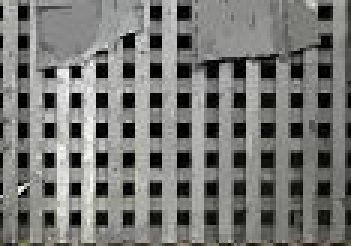
%> input picture texture_19_9_18/Smoothing/L0SmoothImg001.jpg, 117 x 82 px (shown 3 times larger)
$ octave dominant_texture_10_23.m   (GNU Octave 9; MATLAB toolbox functions it lacks are replaced by stand-ins)
%> lines starting %> are read from the running program, lines starting %| are printed output that depends on the picture; in (x1, y1, x2, y2) boxes, pixels count from 0 and x2, y2 are one past the last pixel; in counts of white or black regions, pixels touching at a corner belong together; the program's own positions count from 1
%> the answer given: Smoothing/L0SmoothImg001.jpg
%> further down, img_rgb is the input picture: size 82x117x3 uint8; mean R, G, B 118.8, 119.2, 116
### texture_19_9_18/Gradient_calculation.m
function [out_row,out_colum,out_final,out_eight_final]=Gradient_calculation(input)
[w,h]=size(input);
%> w = 82; h = 117
gradient_row=zeros(w,h);
gradient_column=zeros(w,h);
gradient_final=zeros(w,h);
%% 横、纵轴坐标分别相减，取其绝对值大的。 后一个坐标减去前一个坐标，没有考虑当前坐标与前一个坐标的差别
for i=1:w-1
    for j=1:h-1
        gradient_row(i,j)=input(i,j+1)-input(i,j);
        gradient_column(i,j)=input(i+1,j)-input(i,j);
        if(abs(gradient_row(i,j))>= abs(gradient_column(i,j)))
            gradient_final(i,j)=abs(gradient_row(i,j));
        else
            gradient_final(i,j)=abs(gradient_column(i,j));
        end
    end
end
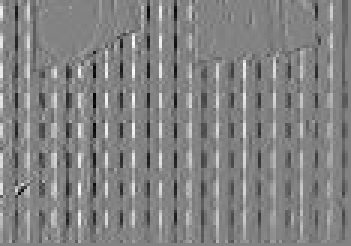
%> gradient_row: size 82x117 double (shown 3 times larger); min -217, max 206, mean -0.1; drawn with min black and max white
%% 另一个计算梯度的版本，即上一个版本的改进，考虑当前点的前后，上下坐标点
before_end=zeros(w,h);                               %当前值减去后一个值
end_before=zeros(w,h);                               %后一个值减去当前值
up_down=zeros(w,h);                                  %当前行减去后一行
for col=1:h-1
    before_end(:,col)=abs(input(:,col)-input(:,col+1));
    end_before(:,col)=input(:,col+1)-input(:,col);
end
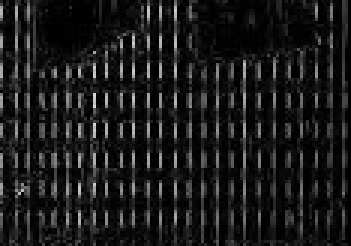
%> before_end: size 82x117 double (shown 3 times larger); min 0, max 217, mean 26.3
for row=1:w-1
    up_down(row,:)=abs(input(row,:)-input(row+1,:));
end
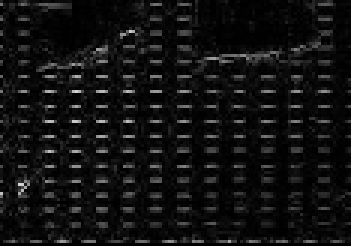
%> up_down: size 82x117 double (shown 3 times larger); min 0, max 212, mean 17.5
left=zeros(w,h);
right=zeros(w,h);
up=zeros(w,h);
down=zeros(w,h);

left(:,2:h)=before_end(:,1:h-1);
right(:,1:h-1)=before_end(:,1:h-1);
up(2:w,:)=up_down(1:w-1,:);
down(1:w-1,:)=up_down(1:w-1,:);


for i=1:w
    for j=1:h
       gradient_final(i,j)=max([left(i,j),right(i,j),up(i,j),down(i,j)]);
    end
end
%% 求其8邻域坐标差，取其绝对值最大的
input_append=zeros(w+2,h+2);
input_append(2:w+1,2:h+1)=input;
out_135=abs(imfilter(input_append,[-1 0 0;0 1 0;0 0 0]));
out_90=abs(imfilter(input_append,[0 -1 0;0 1 0;0 0 0]));
out_45=abs(imfilter(input_append,[0 0 -1;0 1 0;0 0 0]));
out_180=abs(imfilter(input_append,[0 0 0;-1 1 0;0 0 0]));
out_0=abs(imfilter(input_append,[0 0 0;0 1 -1;0 0 0]));
out_225=abs(imfilter(input_append,[0 0 0;0 1 0;-1 0 0]));
out_270=abs(imfilter(input_append,[0 0 0;0 1 0;0 -1 0]));
out_315=abs(imfilter(input_append,[0 0 0;0 1 0;0 0 -1]));
max_values=zeros(w+2,h+2);
for i=1:w+2
    for j=1:h+2
        temp_gradient_value=[out_135(i,j),out_90(i,j),out_45(i,j),out_180(i,j),out_0(i,j),out_225(i,j),out_270(i,j),out_315(i,j)];
        max_values(i,j)=max(temp_gradient_value);
    end
end

%%
out_row=gradient_row;
out_colum=gradient_column;
out_final=gradient_final;
out_eight_final=max_values(2:w+1,2:h+1);
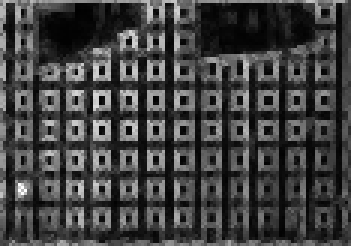
%> out_eight_final: size 82x117 double (shown 3 times larger); min 1, max 254, mean 65.4

### texture_19_9_18/shadow_multi.m
function out=shadow_multi(input)
hold on;
%%
a=input==1;% nature image
%%
[m n]=find(a);
for ii=1:length(m)
    x=n(ii)+[0 0 1 1];
    y=m(ii)+[0 1 1 0];
    patch(x,y,'b','edgecolor','none','facealpha',0.4);
end
%%
a=input==2;% nature image
%%
hold on;
[m n]=find(a);
for ii=1:length(m)
    x=n(ii)+[0 0 1 1];
    y=m(ii)+[0 1 1 0];
    patch(x,y,'g','edgecolor','none','facealpha',0.4);
end
%%
a=input==3;% nature image
%%
hold on;
[m n]=find(a);
for ii=1:length(m)
    x=n(ii)+[0 0 1 1];
    y=m(ii)+[0 1 1 0];
    patch(x,y,'r','edgecolor','none','facealpha',0.4);
end
hold off;
out=1

### texture_19_9_18/dominant_texture_10_23.m
%%
% 2019年10月23日
%首先统计梯度值的分布情况；然后根据梯度值进行分区；最后对图像进行分块，统计各个块内包含各个分区的比例；最终以主要分区的块为分水岭算法的种子点，进行扩散。
%%
close all
addpath(genpath(pwd));
%% input the picture
[FileName, FilePath]=uigetfile('*.jpg;*.png;*.tif;*.img;*.bmp;*.gif;','请选择图像数据');
str=[FilePath FileName];
img_rgb=imread(str);
%% convert to gray image
img_gray=rgb2gray(img_rgb);
%% computing the gradient,using 4-neighbourhood/8-nieghbourhood
temp_img_gray=double(img_gray);
[out_row_gray,out_colum_gray,out_final_gray,out_eight_final]=Gradient_calculation(temp_img_gray);%Calculate the gradient out_final_gray:四邻域计算;out_eight_final:八邻域计算
%% show gradient image
figure
imshow(uint8(out_final_gray));
imwrite(uint8(out_final_gray),'one_gradient.jpg');   %%save img
%%
figure
[c,h]=imcontour(img_gray,3);
%> h = -78.64
%% Statistical gradient value distribution
stbl=tabulate(out_final_gray(:));
%> stbl = 208 rows, first 12: [33 70 0.73; 113 32 0.334; 156 22 0.229; 180 8 0.0834; 182 14 0.146; 159 20 0.208; 96 21 0.219; 9 227 2.37; 12 185 1.93; 63 59 0.615; 82 45 0.469; 147 28 0.292]
figure
[row,col]=size(stbl);
%> row = 208; col = 3
x=1:1:row;%x轴上的数据，第一个值代表数据开始，第二个值代表间隔，第三个值代表终止
%> x = 208 values from 1 to 208
plot(x,stbl(:,2)); %线性，颜色，标记
xlabel('梯度值');  %x轴坐标描述
ylabel('统计数');
set(0,'defaultfigurecolor','w');
%% 9*9 patch
[n,m]=size(out_final_gray);
%> n = 82; m = 117
n_0=ceil(n/9);
%> n_0 = 10
m_0=ceil(m/9);
%> m_0 = 13

matrix_A_region=zeros(n_0,m_0);   %记录梯度值分布在A区域的统计值
matrix_B_region=zeros(n_0,m_0);   %记录梯度值分布在B区域的统计值
matrix_C_region=zeros(n_0,m_0);   %记录梯度值分布在C区域的统计值
matrix_D_region=zeros(n_0,m_0);   %记录梯度值分布在D区域的统计值
matrix_E_region=zeros(n_0,m_0);   %记录梯度值分布在E区域的统计值

temp_gray=zeros(n_0*9,m_0*9);
temp_gray(1:n,1:m)=out_final_gray;
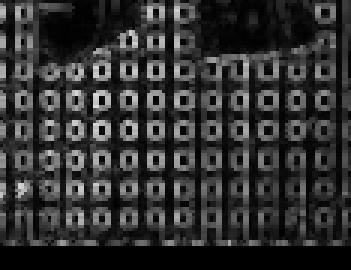
%> temp_gray: size 90x117 double (shown 3 times larger); min 0, max 217, mean 49.2
temp_matrix0 = zeros(9);
%%
for i=1:n_0
    for j=1:m_0
        temp_matrix0=temp_gray((1+(i-1)*9):i*9,(1+(j-1)*9):j*9);
        stbl_1=tabulate(temp_matrix0(:));
        matrix_A_region(i,j)=length(find(temp_matrix0<=10));
        matrix_B_region(i,j)=length(find(temp_matrix0>10&temp_matrix0<=20));
        matrix_C_region(i,j)=length(find(temp_matrix0>20&temp_matrix0<=30));
        matrix_D_region(i,j)=length(find(temp_matrix0>30&temp_matrix0<=40));
        matrix_E_region(i,j)=length(find(temp_matrix0>40&temp_matrix0<=50));
    end
end
%%
temp_A_matrix=reshape(matrix_A_region',1,n_0*m_0);
%> temp_A_matrix = 130 values, max 74 at index 121, min 0 at index 55, mean 19.59
temp_B_matrix=reshape(matrix_B_region',1,n_0*m_0);
%> temp_B_matrix = 130 values, max 31 at index 24, min 0 at index 120, mean 12.48
temp_C_matrix=reshape(matrix_C_region',1,n_0*m_0);
%> temp_C_matrix = 130 values, max 23 at index 11, min 0 at index 3, mean 7.25
temp_D_matrix=reshape(matrix_D_region',1,n_0*m_0);
%> temp_D_matrix = 130 values, max 19 at index 11, min 0 at index 16, mean 5.91
temp_E_matrix=reshape(matrix_E_region',1,n_0*m_0);
%> temp_E_matrix = 130 values, max 17 at index 91, min 0 at index 4, mean 5.19
%%
figure
hold on
plot(temp_A_matrix,'r-*');
plot(temp_B_matrix,'g-*');
plot(temp_C_matrix,'b-*');
plot(temp_D_matrix,'y-*');
plot(temp_E_matrix,'c-*');

legend('A-region:0~10','B-region:11~20','C-region:21~30','D-region:31~40','E-region:41~50','Location','north');
xlabel('9*9块的个数');  %x轴坐标描述
ylabel('块内各个region内数据的含量');  %y轴坐标描述
hold off
%% 处理高梯度值部分，
[n,m]=size(out_final_gray);
n_0=ceil(n/9);
m_0=ceil(m/9);

matrix_A2_region=zeros(n_0,m_0);   %记录梯度值分布在A区域的统计值
matrix_B2_region=zeros(n_0,m_0);   %记录梯度值分布在B区域的统计值
matrix_C2_region=zeros(n_0,m_0);   %记录梯度值分布在C区域的统计值
matrix_D2_region=zeros(n_0,m_0);   %记录梯度值分布在D区域的统计值


temp_gray2=zeros(n_0*9,m_0*9);
temp_gray2(1:n,1:m)=out_final_gray;
temp_matrix2 = zeros(9);
%%
for i=1:n_0
    for j=1:m_0
        temp_matrix2=temp_gray2((1+(i-1)*9):i*9,(1+(j-1)*9):j*9);
        stbl_1=tabulate(temp_matrix2(:));
        matrix_A2_region(i,j)=length(find(temp_matrix2>50&temp_matrix2<=100));
        matrix_B2_region(i,j)=length(find(temp_matrix2>100&temp_matrix2<=150));
        matrix_C2_region(i,j)=length(find(temp_matrix2>150&temp_matrix2<=200));
        matrix_D2_region(i,j)=length(find(temp_matrix2>200));
    end
end
%%
temp_A2_matrix=reshape(matrix_A2_region',1,n_0*m_0);
%> temp_A2_matrix = 130 values, max 39 at index 99, min 0 at index 4, mean 17.24
temp_B2_matrix=reshape(matrix_B2_region',1,n_0*m_0);
%> temp_B2_matrix = 130 values, max 28 at index 35, min 0 at index 3, mean 9.42
temp_C2_matrix=reshape(matrix_C2_region',1,n_0*m_0);
%> temp_C2_matrix = 130 values, max 18 at index 32, min 0 at index 2, mean 3.68
temp_D2_matrix=reshape(matrix_D2_region',1,n_0*m_0);
%> temp_D2_matrix = 130 values, max 6 at index 43, min 0 at index 1, mean 0.246
%%
figure
hold on
plot(temp_A2_matrix,'r-*');
plot(temp_B2_matrix,'g-*');
plot(temp_C2_matrix,'b-*');
plot(temp_D2_matrix,'y-*');

legend('A-region:51~100','B-region:101~150','C-region:151~200','D-region:201~...','Location','north');
xlabel('9*9块的个数');  %x轴坐标描述
ylabel('块内各个region内数据的含量');  %y轴坐标描述
hold off
%% 寻找每个块内主要成分所处的区域
[k,l]=size(temp_A2_matrix);
%> k = 1; l = 130
index_region=zeros(k,l);
for ii=1:l
    [m,p]=max([temp_A2_matrix(k,ii),temp_B2_matrix(k,ii),temp_C2_matrix(k,ii),temp_D2_matrix(k,ii)]);
    index_region(k,ii)=p;
end
%> this loop made 130 passes
%> (m, p) on passes 1 to 12: (17, 1), (25, 1), (10, 1), (0, 1), (0, 1), (27, 1), (24, 1), (11, 1), (0, 1), (0, 1), (0, 1), (9, 1)
%> after the loop, index_region = 130 values, max 3 at index 31, min 1 at index 1, mean 1.25
%% 填充阴影
shadow_img=zeros(n_0*9,m_0*9);
for kk=1:l
    r=rem(kk,m_0);
    f=floor(kk/m_0);
    if r==0
        r=m_0;
        f=f-1;
    end
    shadow_img(1+f*9:(f+1)*9,1+(r-1)*9:r*9)=index_region(1,kk);
end
%> this loop made 130 passes
%> f on passes 1 to 12: 0, 0, 0, 0, 0, 0, 0, 0, 0, 0, 0, 0
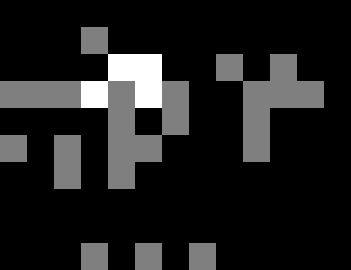
%> shadow_img: size 90x117 double (shown 3 times larger); min 1, max 3, mean 1.25; drawn with min black and max white
figure
imshow(img_rgb);
out=shadow_multi(shadow_img);
%> in shadow_multi, `a=input==1;`:
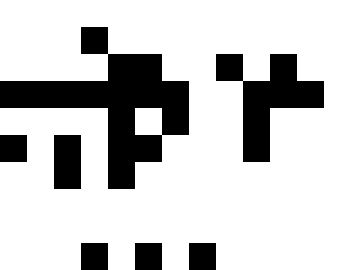
%> a: size 90x117 logical (shown 3 times larger); 78.5% white; 7 black regions, largest, box (x1, y1, x2, y2) and area: (0, 9, 63, 63) 1215, (72, 18, 108, 54) 567, (18, 45, 27, 63) 162
%> in shadow_multi, `[m n]=find(a);`: m = 8262 values from 1 to 90; n = 8262 values from 1 to 117
%> (the run ends here)
